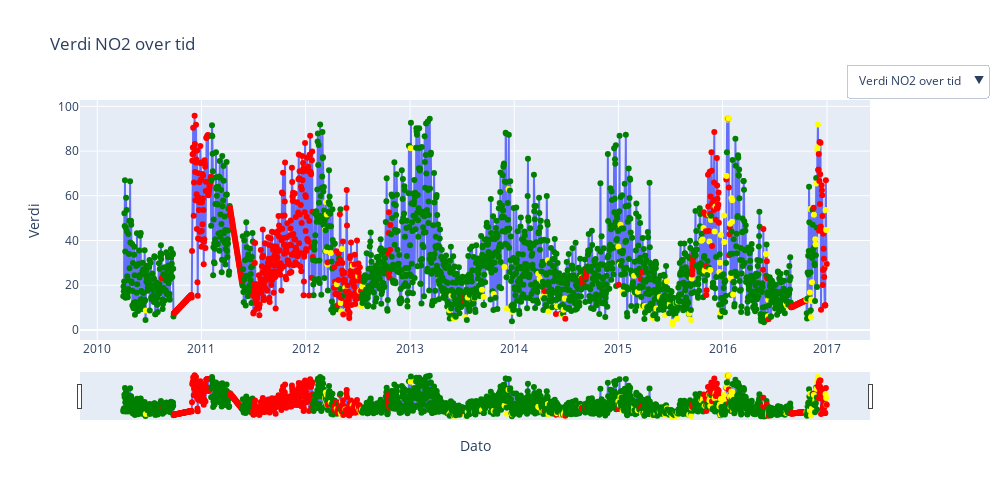

The notebook cell saved with this chart:
### Markdown cell above
### Visualisering av luftkvalitet og datakvalitet

#### Hva gjør funksjonen?
Funksjonen `plot_air_quality()` genererer separate grafer for ulike luftforurensningskomponenter (NO₂, O₃, SO₂). Hver graf viser:

- En **punktsky** av måleverdier over tid.
- En **blå trendlinje** som indikerer utviklingen.
- **Fargekoding** av datapunkter basert på datakvalitet:
  - 🔴 **Rød** – manglende eller interpolerte verdier  
  - 🟡 **Gul** – dekningsgrad under 90 %  
  - 🟢 **Grønn** – god datakvalitet (≥ 90 %)

#### Fordeler ved denne fremstillingsmåten
- **Tydelig kommunikasjon av datakvalitet:** Brukeren får umiddelbar visuell informasjon om hvilke data som er pålitelige.
- **Støtter tolkning av trender:** Trendlinjer hjelper med å identifisere mønstre over tid.
- **Fleksibel og gjenbrukbar struktur:** Funksjonen tar generelle parametere og kan brukes på andre variabler, stasjoner og tidsperioder.
- **Styrker datadrevne beslutninger:** Fremhever både verdier og usikkerheter, noe som er avgjørende for miljøanalyse og -rapportering.

#### Relevans og Anvendelse
Denne funksjonen er sentral i å visualisere endringer i luftkvalitet over tid, og demonstrerer effektiv bruk av **interaktive visualiseringer** for å kommunisere både måleverdier og datakvalitet. Gjennom fargekoding av datapunkter gir grafene ikke bare innsikt i luftforurensning, men også i påliteligheten til datagrunnlaget.

Visualiseringene gir følgende fordeler og anvendelser:

- **Formidling av datakvalitet:** Brukeren ser umiddelbart hvilke målinger som er komplette, delvis mangelfulle eller interpolerte.
- **Overvåking og miljøanalyse:** Egnet for både forskningsformål og offentlig rapportering.
- **Beslutningsstøtte:** Kan brukes som verktøy i politikkutforming og miljøtiltak.
- **Tilgjengelighet for publikum:** Plotly gir interaktivitet som lar brukeren utforske dataene selv.

### Code cell
from data_niluAPI import load_and_plot_air_quality
load_and_plot_air_quality()

### Figure 1 — Plotly figure (JSON) as saved in the notebook; plotly's stock layout.template omitted (floating-point values rounded to 4 significant figures; data arrays with more than 128 entries replaced by an {"elided": "..."} marker saying what was removed)
{"data": [{"marker": {"color": {"elided": "2466 str values"}, "size": 6}, "mode": "markers+lines", "name": "Verdi NO2 over tid", "type": "scatter", "visible": true, "x": {"elided": "2466 str values"}, "y": {"elided": "2466 float values"}}, {"marker": {"color": {"elided": "2466 str values"}, "size": 6}, "mode": "markers+lines", "name": "Verdi O3 over tid", "type": "scatter", "visible": false, "x": {"elided": "2466 str values"}, "y": {"elided": "2466 float values"}}, {"marker": {"color": {"elided": "2466 str values"}, "size": 6}, "mode": "markers+lines", "name": "Verdi SO2 over tid", "type": "scatter", "visible": false, "x": {"elided": "2466 str values"}, "y": {"elided": "2466 float values"}}], "layout": {"height": 500, "title": {"text": "Verdi NO2 over tid"}, "updatemenus": [{"active": 0, "buttons": [{"args": [{"visible": [true, false, false]}, {"title": "Verdi NO2 over tid"}], "label": "Verdi NO2 over tid", "method": "update"}, {"args": [{"visible": [false, true, false]}, {"title": "Verdi O3 over tid"}], "label": "Verdi O3 over tid", "method": "update"}, {"args": [{"visible": [false, false, true]}, {"title": "Verdi SO2 over tid"}], "label": "Verdi SO2 over tid", "method": "update"}], "x": 1.15, "y": 1.15}], "width": 1000, "xaxis": {"rangeslider": {"visible": true}, "title": {"text": "Dato"}}, "yaxis": {"title": {"text": "Verdi"}}}}
